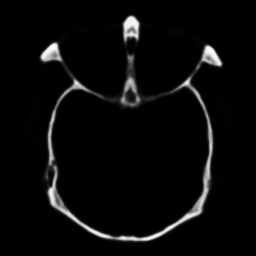
#> input picture OSuM_Vezba10/OSuM_Vezba10/1_CT.jpg, 256 x 256 px
$ python -i osum.py   (imports and definitions only)
#> lines starting #> are read from the running program, lines starting #| are printed output that depends on the picture; after the words box and inside, x2 and y2 are one past the last pixel; in counts of white or black regions, pixels touching at a corner belong together
import math
import cv2
import os
import numpy as np
from scipy.ndimage.filters import maximum_filter, convolve1d
from scipy.interpolate import interp2d
import matplotlib.pyplot as plt

# [9 lines left out: function gaussian, not called in this run]


def im_norm(im):
    im_n = (im-im.min())/(im.max()-im.min())
    return im_n


def im_pyr_decomp(im, N):

    size_vec  = im.shape
    red_faktor = 2**N
    add_size = np.flip([int((np.ceil(el / red_faktor) * red_faktor - el)) for el in im.shape])
    [v, s] = im.shape
    opim = np.zeros((add_size[1] + v, add_size[0] + s))
    opim[0: v, 0: s] = im
    opim[v + 1: v + add_size[1], :] = opim[v:v-add_size[1]+1:-1, :]
    opim[:, s + 1: s + add_size[0]] = opim[:, s:s - add_size[0] + 1:-1]
    im = opim


    # Funkcija pravi Gausovu i Laplasovu piramidu od N nivoa od slike im
    GPyr = []
    LPyr = []
    for i in range(N):
        GPyr.append(im)
        g = cv2.pyrDown(im, borderType=cv2.BORDER_REPLICATE)
        g_up = cv2.pyrUp(g, cv2.BORDER_REPLICATE)


        l = im - g_up
        LPyr.append(l)
        im = g
    Res = im
    return LPyr, GPyr, Res, size_vec


# [352 lines left out: functions im_pyr_recon, data_fname_split, read_raw, log_LUT, sigmLUT, sigmLUT_lin and 3 more, not called in this run]


def stat_hist_lims(a,lims,samples,dec_step=1):
    k = 256
    bot_lim = lims[0]
    top_lim = 1 - lims[1]
    if samples.size==0:
        samples = np.arange(np.min(a),(np.max(a)-np.min(a))+1)/np.arange((k - 1),np.max(a)+1)

    # Evaluate histogram
    if dec_step == 1:
        h = np.histogram(a,samples)
        h = h[0]
    else:
        h = np.hist(a[0:a.size+1:dec_step], samples)

    sh = sum(h)
    if sh > 1:
        h = h/sum(h)

    # Cumulative histogram
    ch = np.cumsum(h)

    limits=[0,0]
    bin_lims=[0,0]
    # Top limit, check if 0 in which case return max sample
    if top_lim == 1:
        top_lim = 1-1 / a.size+np.finfo(float).eps
    top_bin = np.where(ch >= top_lim)[0][0]
    if top_bin.size==0 or top_bin == 0:
        top_bin = len(samples)-1
    limits[1] = samples[top_bin]
    bin_lims[1] = top_bin

    # Bottom limit
    if bot_lim == 0:
        bot_lim = 1 / a.size
    samples = samples[:-1]
    below = np.where(samples[ch < bot_lim])[0][-1]
    if below.size==0:
        bin_lims[0]=1
    else:
        bin_lims[0] = below
    limits[0] = samples[bin_lims[0]]

    return limits, h, bin_lims


def autocrop(im, disp_flag=0, oz_pov=0.2):

    # oz_pov - Sigurno ozracena povrsina

    dir_oz = False

    # Ulazna slika (ucitaj ako je dato ime)
    if type(im)==str:
        ime = im
        im = read_raw(im, 1)
    else:
        ime=''

    # Redukuj sliku za faktor 4 ako je 3001x3001, uvek radimo na prikazu
    if any(np.array(im.shape) > 2380):
        work_im = np.float32(im[2:im.shape[0]:4, 2:im.shape[1]:4])
    else:
        work_im = np.float32(im)

    uk_fak = 4 # Ukupni faktor redukcije rezolucije
    (poc_v, poc_s) = work_im.shape  #Granice radne slike da posle ogranicimo roi

    # Redukuj sa velicine preview slike na zeljenu rezoluciju

    k = np.max(np.where((np.array(im.shape).min()/(2**np.arange(1,6)))>50))
    LP, GP, Res, size_vec = im_pyr_decomp(work_im, k)
    work_im = Res
    uk_fak = uk_fak*(2**k)

    # Parametri
    tol = 2  #Tolerancija po rubovima slike u cm
    lin_T = 0.9  #Prag usaglasenosti linije
    cr_tol = 0.12  #Tolerancija najmanje udaljenosti lamela od centra slike

    # Izvedeni parametri
    v, s = work_im.shape
    k = round(s*tol/43)
    if disp_flag:
        fig = plt.figure()
        fig.suptitle = ime
        plt.imshow(work_im*255/min(1300, 1.3 * work_im.max()))
        plt.axis('off')
        plt.show()

    # Nalazenje sigurno ozracenog regiona
    # Nadji raspon intenziteta sigurno ozracenog regiona
    [lims, h, bin_lims] = stat_hist_lims(work_im, [1 - oz_pov, 0.01], np.arange(0, 11000+1, 4))
    if disp_flag:
        print('Limits are: ' + [str(l) for l in lims])

    valid_int = work_im > lims[0] - 1

    # Nadji vrhove intenziteta
    vrhovi = maximum_filter(work_im, size=8)
    # vrhovi = (im == vrhovi_m)

    # Kombinuj u region i prikazi sigurno osvetljeni region
    osv = vrhovi * valid_int
    x = np.where(np.sum(osv, axis=0))
    y = np.where(np.sum(osv, axis=1))
    mx_x = np.max(x)
    mn_x = np.min(x)
    mx_y = np.max(y)
    mn_y = np.min(y)

    if disp_flag:
        # disp_draw_box
        print()

    # Testiraj ako je cela slika nekolimisana
    if mn_x<=k and mn_y<=k and mx_x>=s-k+1 and mx_y>=v-k+1:
        # za sada dict, napraviti klasu
        roi = {'x':1, 'y':1, 'nx':4 * poc_s, 'ny':4 * poc_v, 'dx':1, 'dy':0}
        cr_im = im
        return

    vg = np.zeros((work_im.shape[0], work_im.shape[1]))
    hg = vg
    vg[0: v,:] = convolve1d(work_im,[-1, 0, 1], axis=0)
    hg[:, 0: s] = convolve1d(work_im,[-1, 0, 1],axis=0)
    sg = np.sqrt(vg**2 + hg**2)

    r_h = sum(np.sign(hg)* np.abs(hg))/(sum(np.abs(sg)) + np.finfo(float).eps)
    r_v = sum(np.sign(vg)*np.abs(vg))/(sum(np.abs(sg))+np.finfo(float).eps)

    r_h[mn_x-1: mx_x] = 0
    r_v[mn_y-1: mx_y] = 0
    r_h[:k] = 0
    r_h[s - k + 1: s] = 0
    r_v[: k - 1] = 0
    r_v[v - k + 1: v] = 0

    g_L = np.where(r_h < -lin_T)
    g_D = np.where(r_h > lin_T)
    g_G = np.where(r_v < -lin_T)
    g_I = np.where(r_v > lin_T)

    if (np.array(g_L) < (0.5 - cr_tol) * s).size != 0:
        mn_x = np.max(g_L[np.array(g_L) < (0.5 - cr_tol) * s])
    else:
        mn_x = 1
    if (np.array(g_D) > (0.5 + cr_tol) * s).size != 0:
        mx_x = np.min(g_D[g_D > (0.5 + cr_tol) * s])
    else:
        mx_x = s
    if (np.array(g_G) < (0.5 - cr_tol) * v).size != 0:
        mn_y = np.max(g_G[g_G < (0.5 - cr_tol) * v])
    else:
        mn_y = 1
    if (np.array(g_I) > (0.5 + cr_tol) * v).size != 0:
        mx_y = np.min(g_I[g_I > (0.5 + cr_tol) * v])
    else:
        mx_y = v


    mn_x = uk_fak * mn_x + 1
    mx_x = uk_fak * mx_x
    mn_y = uk_fak * mn_y + 1
    mx_y = uk_fak * mx_y

    if mx_x > 4 * poc_s: mx_x = 4 * poc_s
    if mx_y > 4 * poc_v: mx_y = 4 * poc_v

    roi = [mn_x, mn_y, mx_x - mn_x + 1, mx_y - mn_y + 1, 1, 0]
    x = mn_x
    y = mn_y
    nx=mx_x - mn_x + 1
    ny=mx_y - mn_y + 1
    dx=1
    dy=0

    if (dx*dy) == 0 and (dx + dy) == 1:
        if dx*10 + dy == 10: okret = 0
        if dx * 10 + dy == 1: okret = 1
        if dx * 10 + dy == -10: okret = 2
        if dx * 10 + dy == -1: okret = 3

        xt = [x, x+(nx-1)*dx,x+(nx-1)*dx-(ny-1)*dy,x-(ny-1)*dy]
        yt = [y, y+(nx-1)*dy,y+(nx-1)*dy+(ny-1)*dx,y+(ny-1)*dx]
        cr_im = np.rot90(im[np.array(yt).min()-1:np.array(yt).max(), np.array(xt).min()-1:np.array(xt).max()], okret)
    else:
        [x_fromx, x_fromy] = np.meshgrid(np.arange(0,nx)*dx, np.arange(0,ny)*dy)
        [y_fromx, y_fromy] = np.meshgrid(np.arange(0,nx)*dy, -1*np.arange(0,ny)*dx)
        x_ind = x + x_fromx - x_fromy
        y_ind = y + y_fromx - y_fromy

        cr_im = interp2d(x_ind, y_ind, im, kind='linear', fill_value=0)

    return cr_im


# [7 lines left out: function disp_im, not called in this run]

>>> import cv2
>>> picture = cv2.imread('1_CT.jpg', cv2.IMREAD_GRAYSCALE)
#> picture is the input picture: shape (256, 256); min 0, max 255, mean 9.9
>>> result = autocrop(picture)
#> the loop in im_pyr_decomp, `for i in range(N):` made 1 pass
#> pass 1, in im_pyr_decomp, `g = cv2.pyrDown(im, borderType=cv2.BORDER_REPLICATE)`:
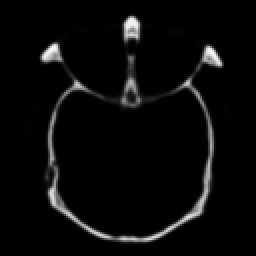
#> g: shape (128, 128) float64 (shown 2 times larger); min 0, max 247.3, mean 9.9
#> pass 1, in im_pyr_decomp, `g_up = cv2.pyrUp(g, cv2.BORDER_REPLICATE)`:
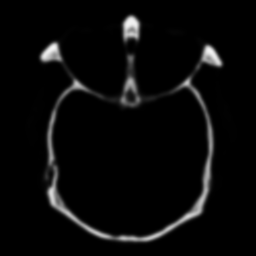
#> g_up: shape (256, 256) float64; min 0, max 244.8, mean 9.9
#> pass 1, in im_pyr_decomp, `l = im - g_up`:
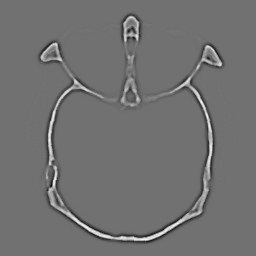
#> l: shape (256, 256) float64; min -55.88, max 69.94, mean 0; drawn with min black and max white
#> after the loop in im_pyr_decomp, `for i in range(N):`: GPyr = 1 item
#> in autocrop, `LP, GP, Res, size_vec = im_pyr_decomp(work_im, k)`: size_vec = (256, 256)
#> in stat_hist_lims, `h = h[0]`: h = 2750 values, max 14290 at index 0, min 0 at index 62, mean 5.96
#> in stat_hist_lims, `sh = sum(h)`: sh = 16384
#> in stat_hist_lims, `h = h/sum(h)`: h = 2750 values, max 0.872 at index 0, min 0 at index 62, mean 0.000364
#> in stat_hist_lims, `ch = np.cumsum(h)`: ch = 2750 values from 0.872 to 1
#> in stat_hist_lims, `top_bin = np.where(ch >= top_lim)[0][0]`: top_bin = 47
#> in stat_hist_lims, `samples = samples[:-1]`: samples = 2750 values from 0 to 10996
#> (the run stopped early here; a loop or call above may not have finished)

$ run again, on OSuM_Vezba10/OSuM_Vezba10/2_CT.png
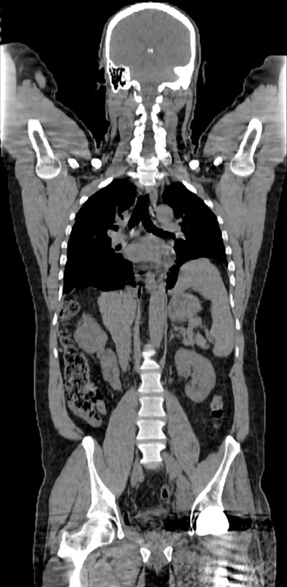
#> input picture OSuM_Vezba10/OSuM_Vezba10/2_CT.png, 287 x 587 px
#> picture is the input picture: shape (587, 287); min 0, max 255, mean 80.2
#> the loop in im_pyr_decomp, `for i in range(N):` made 1 pass
#> pass 1, in im_pyr_decomp, `l = im - g_up`:
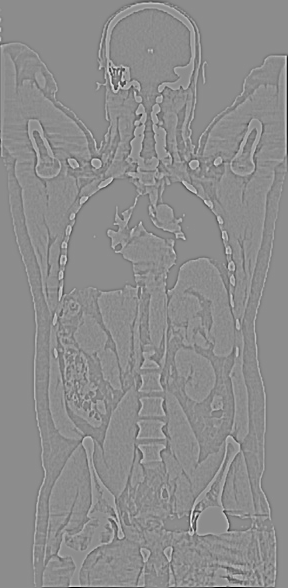
#> l: shape (588, 288) float64; min -174.9, max 142.1, mean -0.1; drawn with min black and max white
#> after the loop in im_pyr_decomp, `for i in range(N):`: GPyr = 1 item
#> in autocrop, `LP, GP, Res, size_vec = im_pyr_decomp(work_im, k)`: size_vec = (587, 287)
#> in stat_hist_lims, `h = h[0]`: h = 2750 values, max 11143 at index 0, min 0 at index 64, mean 15.39
#> sh = 42336
#> in stat_hist_lims, `h = h/sum(h)`: h = 2750 values, max 0.263 at index 0, min 0 at index 64, mean 0.000364
#> ch = 2750 values from 0.263 to 1
#> top_bin = 63
#> samples = 2750 values from 0 to 10996
#> below = 32
#> in autocrop, `[lims, h, bin_lims] = stat_hist_lims(work_im, [1 - oz_pov, 0.01], np.a..`: lims = [128, 252]; bin_lims = [32, 63]
#> valid_int: shape (294, 144) bool; 26.2% white; 132 white regions (107 under 20 px), largest, box (x1, y1, x2, y2) and area: (26, 172, 90, 294) 3005, (0, 23, 38, 122) 1596, (109, 28, 144, 123) 1518
#> in autocrop, `osv = vrhovi * valid_int`:
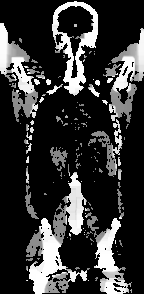
#> osv: shape (294, 144) float64; min 0, max 255, mean 54.2
#> mx_x = 143
#> mn_x = 0
#> mx_y = 293
#> mn_y = 1
